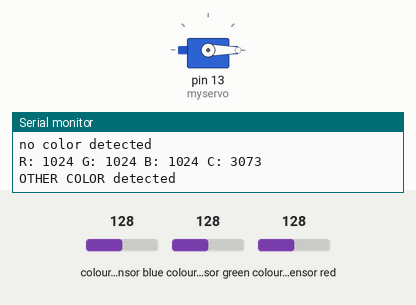
This sketch was run on a simulated Arduino Uno, built with avr-gcc and run on an emulated ATmega328P. On the bench: servo, the last lines printed to the serial monitor. The inputs (shaded band) are chosen by the test bench; at power-on: colour sensor blue 128, colour sensor green 128, colour sensor red 128.

Above: at 1.2 s.
1.3 s: colour sensor blue set to 5
4.3 s: colour sensor green set to 5
7.3 s: colour sensor red set to 19
10.3 s: colour sensor red set to 15
At 10.83 s:
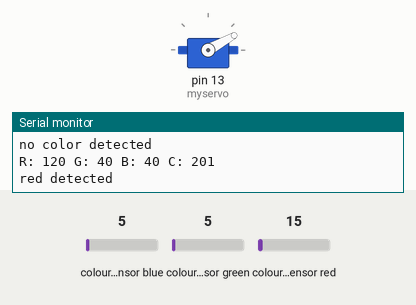
Timing chart, 0 to 14.3 s (numbered marks = the images above; inputs shaded):
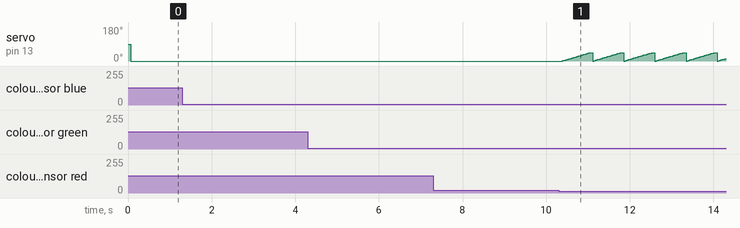

The sketch:

ShopBot_ColorSensor.ino
```cpp
#include <Wire.h>
#include "Adafruit_TCS34725.h"
#include <Servo.h> //to test color detection when not connected to the computer and can see the serial monitor

// green to red is 5v
// blue to brown is GND
// black to SCL A5
// white to SDA A4

/* Initialise with default values (int time = 2.4ms, gain = 1x) */
// Adafruit_TCS34725 tcs = Adafruit_TCS34725();

/* Initialise with specific int time and gain values */
Adafruit_TCS34725 tcs = Adafruit_TCS34725(TCS34725_INTEGRATIONTIME_154MS, TCS34725_GAIN_1X); //TCS34725_INTEGRATIONTIME_700MS

char tapeColor = 'x';

//uint16_t r, g, b, c, colorTemp, lux;

Servo myservo;  // create servo object to control a servo
int pos = 0;
int angle = 0;

void setup(void) {
  Serial.begin(9600);

  if (tcs.begin()) {
    Serial.println("Found sensor");
  } else {
    Serial.println("No TCS34725 found ... check your connections");
    while (1);
  }

  myservo.attach(13);  // attaches the servo on pin 3 to the servo object //13
}

void checkpointLogic (char color) {
  switch(color) {
    case 'r':
      Serial.println("red detected");
      angle = 45;
      break;
    case 'b':
      Serial.println("blue detected");
      angle = 90;
      break;
    case 'g':
      Serial.println("green detected");
      angle = 135;
      break;
    case 'o':
      Serial.println("orange detected");
      angle = 180;
      break;
    case 'x':
      Serial.println("no color detected");
      angle = 0;
      break;
    default:
      Serial.println("Error: Color Values detected are unspecified.");
      break;
  }

  //move servo motor
    for (pos = 0; pos <= angle; pos += 1) { // goes from 0 degrees to 90 degrees
      // in steps of 1 degree
      myservo.write(pos);              // tell servo to go to position in variable 'pos'
      delay(15);                       // waits 15ms for the servo to reach the position
    }

  // reset the tape color
  tapeColor = 'x';
}

void colorDetected(int r, int g, int b, int c) {

  if(r <= 142 && r >= 80 && g <= 83 && g >= 24 && b <= 81 && b >= 23 && c <= 228 && c >= 145) { // if Red
    tapeColor = 'r';
  //Serial.println("red detected");
  }
  else if(r <= 66 && r >= 2 && g <= 83 && g >= 23 && b <= 110 && b >= 49 && c <= 183 && c >= 110) { // if Blue
    tapeColor = 'b';
    //Serial.println("blue detected");
  }
  else if(r <= 79 && r >= 14 && g <= 138 && g >= 73 && b <= 88 && b >= 25 && c <= 242 && c >= 157) { //if Green
    tapeColor = 'g';
    Serial.println("green detected");
  }
   else if(r <= 84 && r >= 22 && g <= 89 && g >= 25 && b <= 119 && b >= 55 && c <= 214 && c >= 120) { //if Purple
    tapeColor = 'p';
    Serial.println("purple detected");
  }
  else if(r <= 212 && r >= 148 && g <= 136 && g >= 79 && b <= 92 && b >= 39 && c <= 379 && c >= 295) { //if Orange
    tapeColor = 'o';
    Serial.println("orange detected");
  }
  else {
    tapeColor = 'x';
    Serial.println("OTHER COLOR detected");
  }
}

void loop(void) {

  uint16_t r, g, b, c, colorTemp, lux;
  tcs.getRawData(&r, &g, &b, &c);

  Serial.print("R: "); Serial.print(r); Serial.print(" ");
  Serial.print("G: "); Serial.print(g, DEC); Serial.print(" ");
  Serial.print("B: "); Serial.print(b, DEC); Serial.print(" ");
  Serial.print("C: "); Serial.print(c, DEC); Serial.print(" ");
  Serial.println(" ");

  colorDetected(r, g, b, c);
  checkpointLogic(tapeColor);
}
```

Measured:
- the behaviour switches between 18 and 17 on colour sensor red (found by bisection; images 0 and 1)
- after the input at 10.3 s, servo on pin 13 (myservo): ramps from 0° to 45° and jumps back, once every 0.74 s
